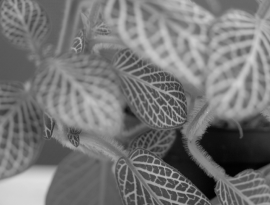
#> input picture img/testna_slika1b.bmp, 270 x 205 px
$ python EDGED_DETECT.py
#> lines starting #> are read from the running program, lines starting #| are printed output that depends on the picture; after the words box and inside, x2 and y2 are one past the last pixel; in counts of white or black regions, pixels touching at a corner belong together; long printed decimals are rounded
import cv2
import numpy as np
import math
from matplotlib import pyplot as plt

img = cv2.imread('img/testna_slika1b.bmp',0)
#> img is the input picture: shape (205, 270); min 1, max 222, mean 117.9
kernel = np.ones((2,2),np.uint8)#using a kernel to reconstruct the image as per convenience

"""CLOSING OPERATION- is simply the opposite of opening operation in morphological operator
an OPENING OPERATION- is erosion followed by dilation,it is useful in removal of noises
EROSION- is the process of eroding away the boundary of the image , (a pixel in the original image is
considered 1 if all the pixels under the kernel is 1)
DILATION-just the opposite of erosion, used to thicken an image
hence CLOSING= DILATION then EROSION
OPENING=EROSION then DILATION, CLOSING is helpful in smoothening out the object)"""

closing = cv2.morphologyEx(img, cv2.MORPH_CLOSE, kernel)
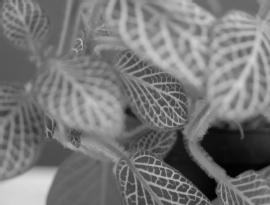
#> closing: shape (205, 270); min 2, max 222, mean 118.7
dilation = cv2.dilate(closing,kernel,iterations = 1)#dilating the closed image
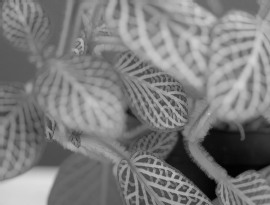
#> dilation: shape (205, 270); min 2, max 222, mean 124.4

"""It is the difference between dilation and erosion of an image.
The result will look like the outline of the object."""

gradient = cv2.morphologyEx(dilation, cv2.MORPH_GRADIENT, kernel)
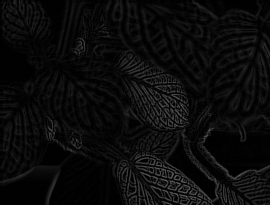
#> gradient: shape (205, 270); min 0, max 99, mean 11.1


edges_inv = cv2.bitwise_not(gradient)#inverting the gradient image so that the edges are better detected
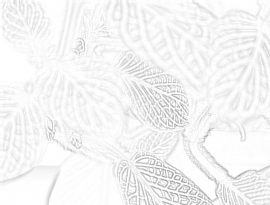
#> edges_inv: shape (205, 270); min 156, max 255, mean 243.9


"""the function psnr will calculate the peak-signal-noise-ratio of two given images
Peak Signal to Noise Ratio ( PSNR) and Mean Square Error (MSE)
are used to comparing the squared error between the original image and the reconstructed image.
There is an inverse relationship between PSNR  and MSE.
When you try to compute the MSE between two identical images,
the value will be zero and hence the PSNR will be undefined (division by zero).
here it is seen the value may come around 0.033 which allows us to approximate
that the images are 30% similar)"""

def psnr(imgORI, imgFIN):
    mse = np.mean( (imgORI - imgFIN) ** 2 )
    if mse == 0:
      return 100
    PIXEL_MAX = 255.0
    return 20 * math.log10(PIXEL_MAX / math.sqrt(mse))

"""the thres function is defined in such a way that an adaptive threshold of the input image is taken
the algorithm gets different thresholds for different areas of the image
threshold value is the weighted sum of neighbourhood values where weights are a gaussian window.
notice 11 is the size of the pixel around which thresholding is performed and C is an arbitrary constant subtracted
from the Gaussian function"""
def thres(imgk):
    imgbinar = cv2.adaptiveThreshold(imgk,255,cv2.ADAPTIVE_THRESH_GAUSSIAN_C,\
            cv2.THRESH_BINARY,11,4)
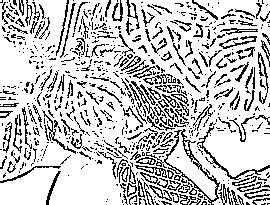
#> imgbinar: shape (205, 270); 77.9% white; black in thin lines or dots

    return imgbinar

imgbinary= thres(edges_inv)#passing the inverted image through the thres filter
d=psnr(edges_inv,imgbinary)# calculating the psnr of the inverted and the filtered image
#> in psnr, `mse = np.mean( (imgORI - imgFIN) ** 2 )`: mse = 62.45
#> d = 30.18
print ('PSNFR OF FILTERED IMAGES:',d)
#| PSNFR OF FILTERED IMAGES: 30.176
print ('PSNFR OF ORIGINAL IMAGES:',psnr(img,gradient))#calculating the psnr of the original and gardient image
#| PSNFR OF ORIGINAL IMAGES: 27.949
"""since higher the PSNR of two set of images the better the degraded image has been reconstructed
or in other words the better the more the set of images are similar
hence if a set of image has higher PSNR than the other set that set is more similar than the other set
which means if the filtered images (d) have a higher PSNR than the original ones
then the original ones have been dissimilar before the  thresholding operation
hence the inverted gradient and thresholded image
is merged 0.5 and 0.5 (equal proportions) weighted addition
If however the PSNR of the filtered images is lower than the original images
then the dissimilarity of the filtered images is higher than that of the original ones
which means the adaptive threshold operation has rendered them too dissimilar
hence they are merged in 0.3(of the thresholded image) and 0.7(of the inverted gradient) weighted addition"""
#can be put in a iterable method to dtermine the set of weights for which the image is sharpest
if d<=psnr(img,gradient):
	imgF = cv2.addWeighted(imgbinary, 0.3, edges_inv, 0.7, 0)


imgF = cv2.addWeighted(imgbinary, 0.5, edges_inv, 0.5, 0)
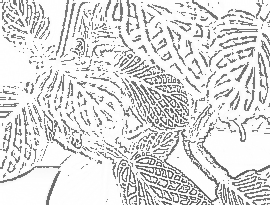
#> imgF: shape (205, 270); min 78, max 255, mean 221.2


titles = ['Original Image','EDGE-INV','RAW EDGE','FINAL']
images = [img, edges_inv, imgbinary, imgF]

for i in range(4):
    plt.subplot(2,2,i+1),plt.imshow(images[i],'gray')
    plt.title(titles[i])
    plt.xticks([]),plt.yticks([])

plt.show()

$ run again, with img/testna_slika3b.bmp copied over img/testna_slika1b.bmp
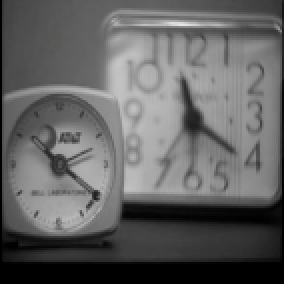
#> input picture img/testna_slika3b.bmp, 142 x 142 px (shown 2 times larger)
#> in thres, `imgbinar = cv2.adaptiveThreshold(imgk,255,cv2.ADAPTIVE_THRESH_GAUSSIAN..`:
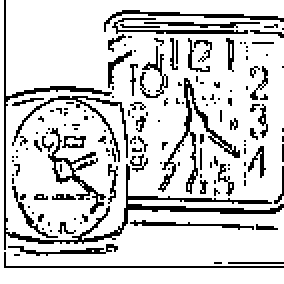
#> imgbinar: shape (142, 142) (shown 2 times larger); 82.2% white; black in thin lines or dots
#> mse = 45.55
#> d = 31.55
#| PSNFR OF FILTERED IMAGES: 31.546
#| PSNFR OF ORIGINAL IMAGES: 28.335
#> `imgF = cv2.addWeighted(imgbinary, 0.5, edges_inv, 0.5, 0)`:
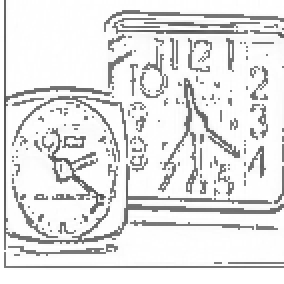
#> imgF: shape (142, 142) (shown 2 times larger); min 71, max 255, mean 228

$ run again, with img/testna_slika4b.bmp copied over img/testna_slika1b.bmp
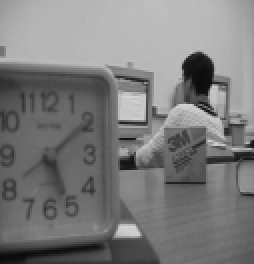
#> input picture img/testna_slika4b.bmp, 127 x 132 px (shown 2 times larger)
#> img is the input picture: shape (132, 127); min 10, max 212, mean 123.8
#> in thres, `imgbinar = cv2.adaptiveThreshold(imgk,255,cv2.ADAPTIVE_THRESH_GAUSSIAN..`:
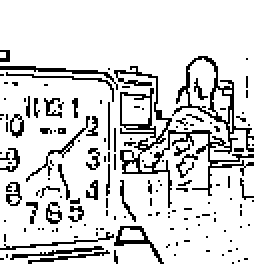
#> imgbinar: shape (132, 127) (shown 2 times larger); 84.8% white; black in thin lines or dots, all inside (x1, y1, x2, y2) = (0, 25, 127, 132)
#> mse = 37.75
#> d = 32.36
#| PSNFR OF FILTERED IMAGES: 32.362
#| PSNFR OF ORIGINAL IMAGES: 27.400
#> `imgF = cv2.addWeighted(imgbinary, 0.5, edges_inv, 0.5, 0)`:
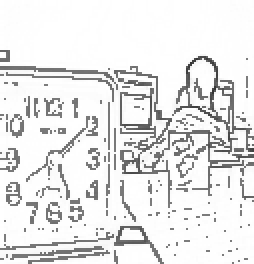
#> imgF: shape (132, 127) (shown 2 times larger); min 51, max 255, mean 231.4
